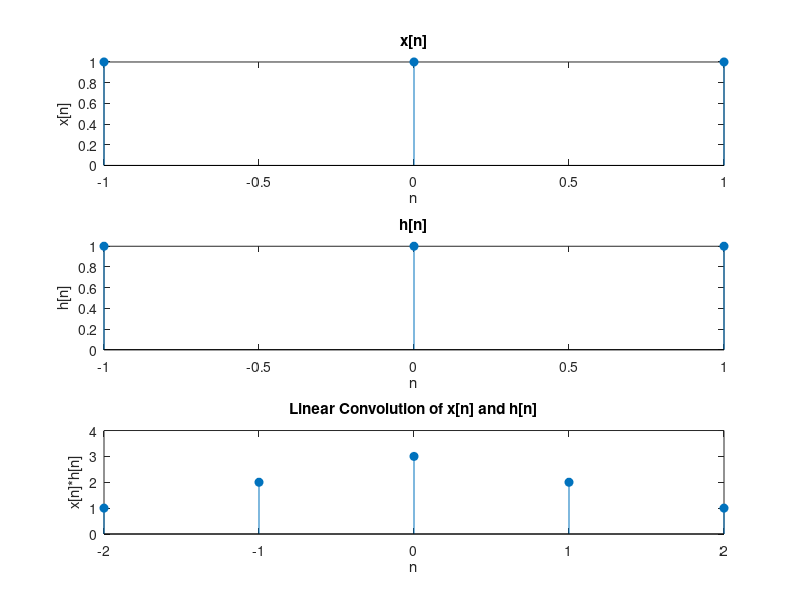
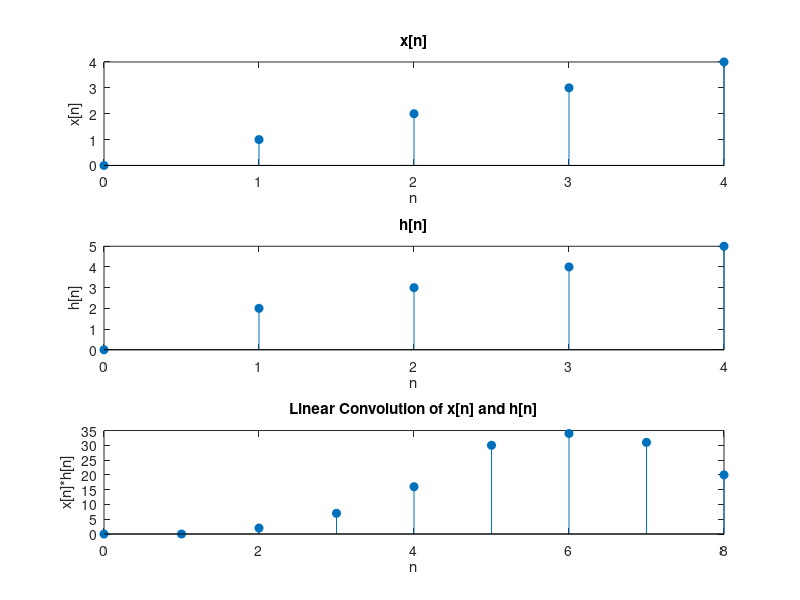
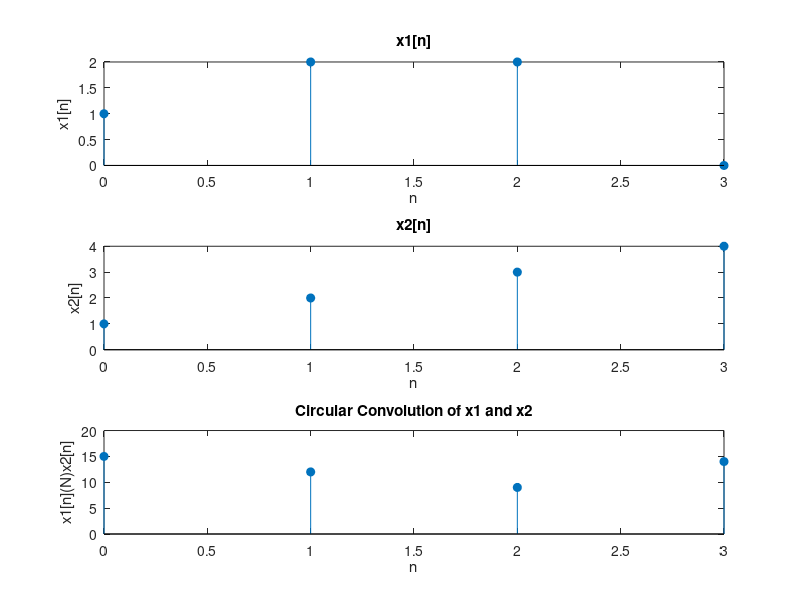

The MATLAB source for these figures, in order:
%linear convolution
%ques i
x = [1 1 1]
h = [1 1 1]
figure;
% x[n]
subplot(3,1,1);
n=[-1:1];
stem(n,x,'filled');
title('x[n]');
xlabel('n');
ylabel('x[n]');

%h[n]
subplot(3,1,2);
n=[-1:1];
stem(n,h,'filled');
title('h[n]');
xlabel('n');
ylabel('h[n]');

%convolution
subplot(3,1,3)
lin_conv = conv(x,h)
xlim=[-2:2];
stem(xlim,lin_conv,'filled');
ylim([0 4]);
xlabel('n');
ylabel('x[n]*h[n]');
title('Linear Convolution of x[n] and h[n]');

%ques ii
x = [0 1 2 3 4]
h = [0 2 3 4 5]
figure;
% x[n]
subplot(3,1,1);
n=[0:4];
stem(n,x,'filled');
title('x[n]');
xlabel('n');
ylabel('x[n]');

%h[n]
subplot(3,1,2);
n=[0:4];
stem(n,h,'filled');
title('h[n]');
xlabel('n');
ylabel('h[n]');

%convolution
subplot(3,1,3)
lin_conv = conv(x,h)
xlim=[0:8];
stem(xlim,lin_conv,'filled');
xlabel('n');
ylabel('x[n]*h[n]');
title('Linear Convolution of x[n] and h[n]');

%circular convolution
x1=[1 2 2 0]
x2=[1 2 3 4]

figure;
% x1[n]
subplot(3,1,1);
n=[0:3];
stem(n,x1,'filled');
title('x1[n]');
xlabel('n');
ylabel('x1[n]');

%x2[n]
subplot(3,1,2);
n=[0:3];
stem(n,x2,'filled');
title('x2[n]');
xlabel('n');
ylabel('x2[n]');

%convolution
subplot(3,1,3)
circ_conv = ifft(fft(x1).*fft(x2))
stem(n,circ_conv,'filled');
title('Circular Convolution of x1 and x2');
xlabel('n');
ylabel('x1[n](N)x2[n]');
